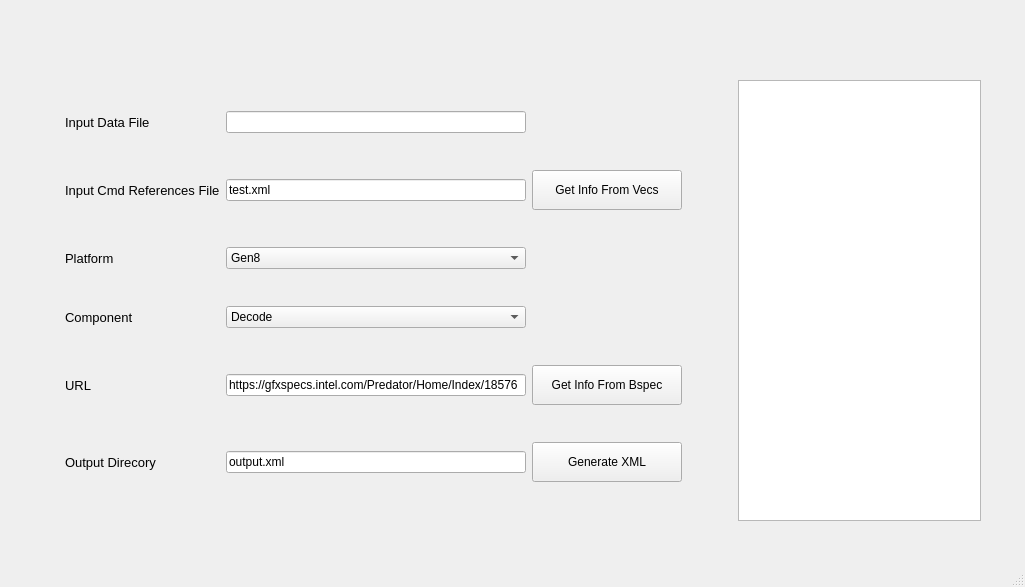
<?xml version="1.0" encoding="UTF-8"?>
<ui version="4.0">
 <class>MainWindow</class>
 <widget class="QMainWindow" name="MainWindow">
  <property name="geometry">
   <rect>
    <x>0</x>
    <y>0</y>
    <width>1025</width>
    <height>587</height>
   </rect>
  </property>
  <property name="baseSize">
   <size>
    <width>100</width>
    <height>100</height>
   </size>
  </property>
  <property name="windowTitle">
   <string>MainWindow</string>
  </property>
  <widget class="QWidget" name="centralwidget">
   <widget class="QWidget" name="horizontalLayoutWidget">
    <property name="geometry">
     <rect>
      <x>60</x>
      <y>80</y>
      <width>921</width>
      <height>441</height>
     </rect>
    </property>
    <layout class="QHBoxLayout" name="horizontalLayout">
     <item>
      <layout class="QGridLayout" name="gridLayout">
       <property name="sizeConstraint">
        <enum>QLayout::SetDefaultConstraint</enum>
       </property>
       <property name="leftMargin">
        <number>5</number>
       </property>
       <property name="topMargin">
        <number>0</number>
       </property>
       <property name="rightMargin">
        <number>50</number>
       </property>
       <property name="bottomMargin">
        <number>5</number>
       </property>
       <item row="3" column="1">
        <widget class="QLineEdit" name="lineEditRefFile_2">
         <property name="text">
          <string>test.xml</string>
         </property>
        </widget>
       </item>
       <item row="3" column="0">
        <widget class="QLabel" name="label">
         <property name="font">
          <font>
           <pointsize>10</pointsize>
          </font>
         </property>
         <property name="text">
          <string>Input Cmd References File</string>
         </property>
        </widget>
       </item>
       <item row="4" column="0">
        <widget class="QLabel" name="label_4">
         <property name="font">
          <font>
           <pointsize>10</pointsize>
          </font>
         </property>
         <property name="text">
          <string>Platform</string>
         </property>
        </widget>
       </item>
       <item row="7" column="2">
        <widget class="QPushButton" name="pushButtonBspec">
         <property name="sizePolicy">
          <sizepolicy hsizetype="Fixed" vsizetype="Fixed">
           <horstretch>0</horstretch>
           <verstretch>0</verstretch>
          </sizepolicy>
         </property>
         <property name="minimumSize">
          <size>
           <width>150</width>
           <height>40</height>
          </size>
         </property>
         <property name="maximumSize">
          <size>
           <width>150</width>
           <height>40</height>
          </size>
         </property>
         <property name="baseSize">
          <size>
           <width>200</width>
           <height>200</height>
          </size>
         </property>
         <property name="text">
          <string>Get Info From Bspec</string>
         </property>
        </widget>
       </item>
       <item row="2" column="0">
        <widget class="QLabel" name="label_2">
         <property name="font">
          <font>
           <pointsize>10</pointsize>
          </font>
         </property>
         <property name="text">
          <string>Input Data File</string>
         </property>
        </widget>
       </item>
       <item row="2" column="1">
        <widget class="QLineEdit" name="lineEditDataFile"/>
       </item>
       <item row="6" column="0">
        <widget class="QLabel" name="label_5">
         <property name="font">
          <font>
           <pointsize>10</pointsize>
          </font>
         </property>
         <property name="text">
          <string>Component</string>
         </property>
        </widget>
       </item>
       <item row="7" column="0">
        <widget class="QLabel" name="label_3">
         <property name="font">
          <font>
           <pointsize>10</pointsize>
          </font>
         </property>
         <property name="text">
          <string>URL</string>
         </property>
        </widget>
       </item>
       <item row="7" column="1">
        <widget class="QLineEdit" name="lineEditURL">
         <property name="minimumSize">
          <size>
           <width>300</width>
           <height>0</height>
          </size>
         </property>
         <property name="text">
          <string>https://gfxspecs.intel.com/Predator/Home/Index/18576</string>
         </property>
        </widget>
       </item>
       <item row="8" column="0">
        <widget class="QLabel" name="label_6">
         <property name="font">
          <font>
           <pointsize>10</pointsize>
          </font>
         </property>
         <property name="text">
          <string>Output Direcory</string>
         </property>
        </widget>
       </item>
       <item row="6" column="1">
        <widget class="QComboBox" name="comboBoxComponent">
         <item>
          <property name="text">
           <string>Decode</string>
          </property>
         </item>
         <item>
          <property name="text">
           <string>Encode</string>
          </property>
         </item>
         <item>
          <property name="text">
           <string>VP</string>
          </property>
         </item>
         <item>
          <property name="text">
           <string>CP</string>
          </property>
         </item>
         <item>
          <property name="text">
           <string>CM</string>
          </property>
         </item>
         <item>
          <property name="text">
           <string>Kernel</string>
          </property>
         </item>
         <item>
          <property name="text">
           <string>Upstream</string>
          </property>
         </item>
         <item>
          <property name="text">
           <string>MSDK</string>
          </property>
         </item>
        </widget>
       </item>
       <item row="8" column="1">
        <widget class="QLineEdit" name="lineEditOut">
         <property name="text">
          <string>output.xml</string>
         </property>
        </widget>
       </item>
       <item row="4" column="1">
        <widget class="QComboBox" name="comboBox">
         <item>
          <property name="text">
           <string>Gen8</string>
          </property>
         </item>
         <item>
          <property name="text">
           <string>Gen9</string>
          </property>
         </item>
         <item>
          <property name="text">
           <string>Gen10</string>
          </property>
         </item>
         <item>
          <property name="text">
           <string>Gen11</string>
          </property>
         </item>
         <item>
          <property name="text">
           <string>Gen12</string>
          </property>
         </item>
        </widget>
       </item>
       <item row="8" column="2">
        <widget class="QPushButton" name="pushButtonGen">
         <property name="sizePolicy">
          <sizepolicy hsizetype="Fixed" vsizetype="Fixed">
           <horstretch>0</horstretch>
           <verstretch>0</verstretch>
          </sizepolicy>
         </property>
         <property name="minimumSize">
          <size>
           <width>150</width>
           <height>40</height>
          </size>
         </property>
         <property name="maximumSize">
          <size>
           <width>150</width>
           <height>40</height>
          </size>
         </property>
         <property name="baseSize">
          <size>
           <width>15</width>
           <height>15</height>
          </size>
         </property>
         <property name="text">
          <string>Generate XML</string>
         </property>
         <property name="iconSize">
          <size>
           <width>40</width>
           <height>40</height>
          </size>
         </property>
        </widget>
       </item>
       <item row="3" column="2">
        <widget class="QPushButton" name="pushButtonRef">
         <property name="sizePolicy">
          <sizepolicy hsizetype="Fixed" vsizetype="Fixed">
           <horstretch>0</horstretch>
           <verstretch>0</verstretch>
          </sizepolicy>
         </property>
         <property name="minimumSize">
          <size>
           <width>150</width>
           <height>40</height>
          </size>
         </property>
         <property name="maximumSize">
          <size>
           <width>150</width>
           <height>40</height>
          </size>
         </property>
         <property name="baseSize">
          <size>
           <width>200</width>
           <height>200</height>
          </size>
         </property>
         <property name="text">
          <string>Get Info From Vecs</string>
         </property>
        </widget>
       </item>
      </layout>
     </item>
     <item>
      <widget class="QTextBrowser" name="logBrowser">
       <property name="sizePolicy">
        <sizepolicy hsizetype="Expanding" vsizetype="Expanding">
         <horstretch>0</horstretch>
         <verstretch>0</verstretch>
        </sizepolicy>
       </property>
       <property name="baseSize">
        <size>
         <width>60</width>
         <height>500</height>
        </size>
       </property>
      </widget>
     </item>
     <item>
      <layout class="QVBoxLayout" name="verticalLayout"/>
     </item>
    </layout>
   </widget>
  </widget>
  <widget class="QMenuBar" name="menubar">
   <property name="geometry">
    <rect>
     <x>0</x>
     <y>0</y>
     <width>1025</width>
     <height>21</height>
    </rect>
   </property>
  </widget>
  <widget class="QStatusBar" name="statusbar"/>
 </widget>
 <resources/>
 <connections/>
</ui>
